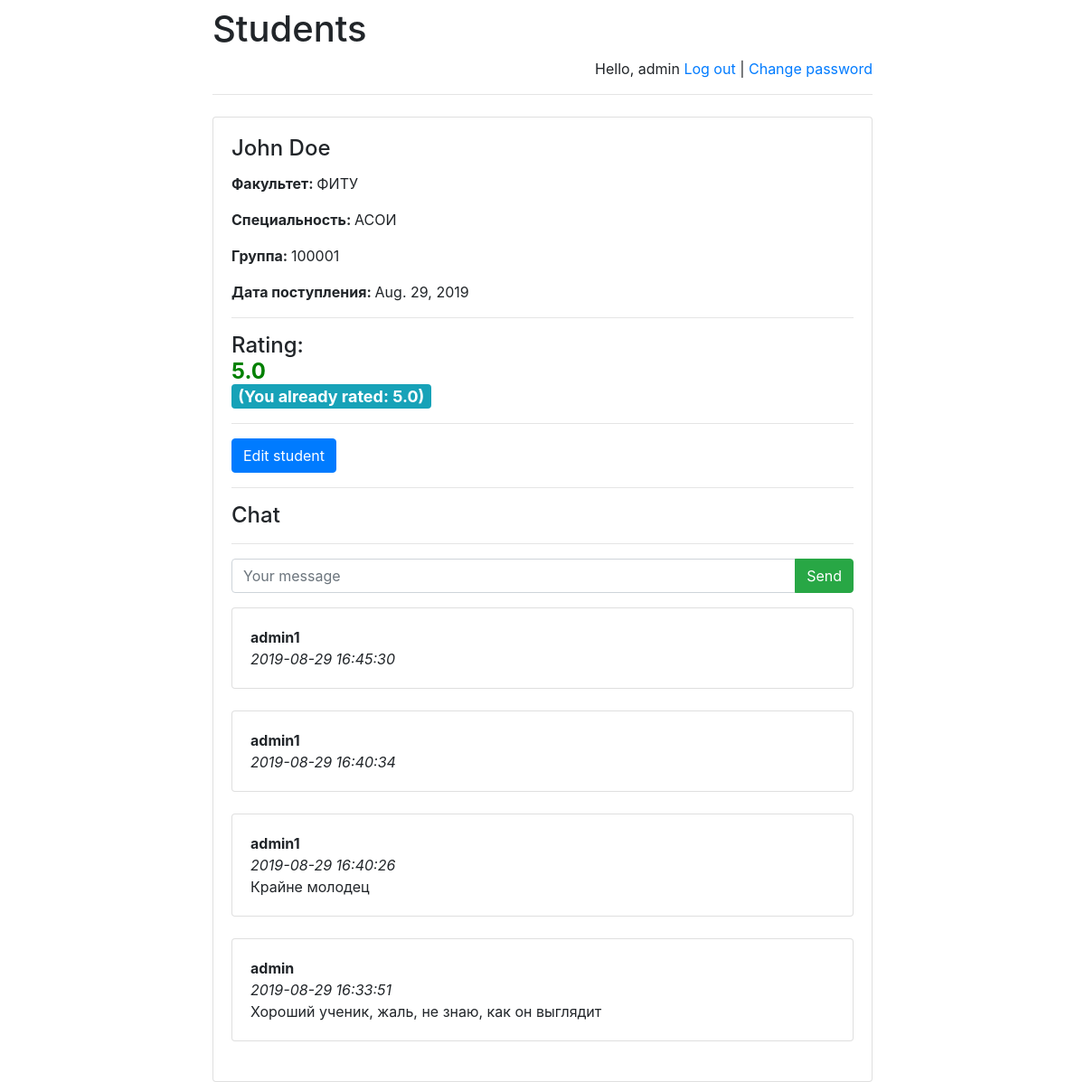
The page /students/1/ (signed in) on the database its author committed.
### students/models.py (models this page shows)
class Student(models.Model):
    name = models.CharField(default = 'John', max_length = 255, verbose_name = 'Имя студента')
    surname = models.CharField(default = 'Doe', max_length = 255, verbose_name = 'Фамилия студента')
    group = models.IntegerField(default = 0, verbose_name = 'Номер группы')
    faculty = models.CharField(default = 'None', max_length = 255, verbose_name = 'Факультет')
    specialty = models.CharField(default = 'None', max_length = 255, verbose_name = 'Специальность')
    entry_date = models.DateField(default = datetime.today, verbose_name = 'Дата поступления')

class Message(models.Model):
    chat = models.ForeignKey(Student, verbose_name='Чат под студентом', on_delete=models.CASCADE)
    author = models.ForeignKey(User, verbose_name='Кто оставил комментарий', on_delete=models.CASCADE)
    message = models.TextField('Сообщение')
    pub_date = models.DateTimeField('Дата сообщения', default=timezone.now)

### students/views.py (the view)
# urls.py: path('<int:student_id>/', views.details, name = 'details'),
def details(request, student_id):
    error_message = None
    student = get_object_or_404(Student, pk = student_id)
    if "error_message" in request.GET:
        error_message = request.GET["error_message"]
    return render(
        request,
        "student_info.html",
        {
            "student": student,
            "error_message": error_message,
            "user_rating": Mark.objects.filter(author_id = request.user.id).filter(student_id = student_id).aggregate(Avg('mark'))["mark__avg"],
            "avg_mark": Mark.objects.filter(student_id = student_id).aggregate(Avg('mark'))["mark__avg"],
            "already_rated_by_user": Mark.objects.filter(author_id = request.user.id).filter(student_id = student_id).count(),
            "latest_messages": Message.objects.filter(chat_id = student_id).order_by('-pub_date')[:5]
        }
    )

### students/templates/student_info.html (shortened to what this page needs)
{% extends 'base.html' %}
{% block main %}
    <h4 class="card-title">{{ student.name }} {{ student.surname }}</h4>
    <p><strong>Факультет: </strong>{{ student.faculty }}</p>
    <p><strong>Специальность: </strong>{{ student.specialty }}</p>
    <p><strong>Группа: </strong>{{ student.group }}</p>
    <p><strong>Дата поступления: </strong>{{ student.entry_date }}</p>
    <hr>
    <h4>Rating:
    {% if already_rated_by_user == 0 %}
        {% if user.is_authenticated %}
            <form action="post_mark/" method="post">
                {% csrf_token %}
                <div class="row">
                    <div class="col-sm text-center">
                        <input name="mark" type="radio" value="1"/> 1</div>
                    <div class="col-sm text-center">
                        <input name="mark" type="radio" value="2"/> 2</div>
                    <div class="col-sm text-center">
                        <input name="mark" type="radio" value="3"/> 3</div>
                    <div class="col-sm text-center">
                        <input name="mark" type="radio" value="4"/> 4</div>
                    <div class="col-sm text-center">
                        <input name="mark" type="radio" value="5"/> 5</div>
                    <div class="col-sm text-center">
                        <input class="btn btn-success" type="submit" value="Send mark"/>
                    </div>
                </div>
            </form>
        {% else %}
            {% if avg_mark > 3 %}
                <strong><font color="green">
            {% elif avg_mark > 1 %}
                <strong><font color="orange">
            {% else %}
                <strong><font color="red">
            {% endif %}
            <div id="avg_mark">{{ avg_mark }}</div> </font></strong>
        {% endif %}
    {% else %}
        {% if avg_mark > 3 %}
            <strong><font color="green">
        {% elif avg_mark > 1 %}
            <strong><font color="orange">
        {% else %}
            <strong><font color="red">
        {% endif %}
        <div id="avg_mark">{{ avg_mark }}</div> </font></strong>
        {% if user.is_authenticated %}
            <span class="badge badge-info">(You already rated: {{ user_rating }})</span>
        {% endif %}
    {% endif %}
    </h4>
    <hr>
    <div>
        {% if user.is_authenticated %}
            {% if user.is_superuser == 1 %}
                <form action="edit_student/" method="post">
                    <input class="btn btn-primary" type="submit" value="Edit student" />
                </form>
            {% endif %}
        {% endif %}
    </div>
    <hr>
    <h4>Chat</h4>
    <hr>
    {% if user.is_authenticated %}
        <form action="post_comment/" method="post" id="comment-form">
            <div class="input-group mb-3">
                <input type="text" class="form-control" placeholder="Your message" name="message"/>
                <div class="input-group-append">
                    <input class="btn btn-success" type="submit" value="Send" id="submit_answer"/>
                </div>
            </div>
        </form>
    {% endif %}
    <div id="history">
        {% for message in latest_messages %}
            <div class="card">
                <div class="card-body">
                    <strong>
                        {{ message.author.username }}
                    </strong>
                    <br/>
                    <em>
                        {{ message.pub_date|date:'Y-m-d H:i:s' }}
                    </em>
                    <br/>
                    {{ message.message }}
                </div>
            </div>
            <br/>
        {% endfor %}
    </div>
{% endblock %}

### students/templates/base.html (shortened to what this page needs)
<!DOCTYPE html>
<html lang="en">
    <head>
        <link rel="stylesheet"
            href="https://stackpath.bootstrapcdn.com/bootstrap/4.3.1/css/bootstrap.min.css">
    </head>
    <body>
        <div class="container">
            <div class="row justify-content-center">
                <div class="col-8">
                    <h1 class="mt-2">Students</h1>
                    {% if user.is_authenticated %}
                    <p class="text-right">
                        Hello, {{ user.username }}
                        <a href="/students/logout">Log out</a> |
                        <a href="/students/password-change">Change password</a>
                    </p>
                    {% else %}
                    <p class="text-right">
                        <a href="/students/login">Log in</a> |
                        <a href="/students/register">Register</a>
                    </p>
                    {% endif %}
                    <hr class="mt-0 mb-4">
                    <div class="card">
                        <div class="card-body">
                            {% block main %}
                            {% endblock %}
                        </div>
                    </div>
                </div>
            </div>
        </div>
    </body>
</html>

### rows shown on the page
Student: name "John", surname "Doe", faculty "ФИТУ", specialty "АСОИ", group "100001", entry_date "Aug. 29, 2019"
Message: author.username "admin1", pub_date "2019-08-29 16:45:30"
Message: author.username "admin1", pub_date "2019-08-29 16:40:34"
Message: author.username "admin1", pub_date "2019-08-29 16:40:26", message "Крайне молодец"
Message: author.username "admin", pub_date "2019-08-29 16:33:51", message "Хороший ученик, жаль, не знаю, как он выглядит"

### other values the page prints
{{ user.username }} "admin"
{{ avg_mark }} "5.0"
{{ user_rating }} "5.0"
